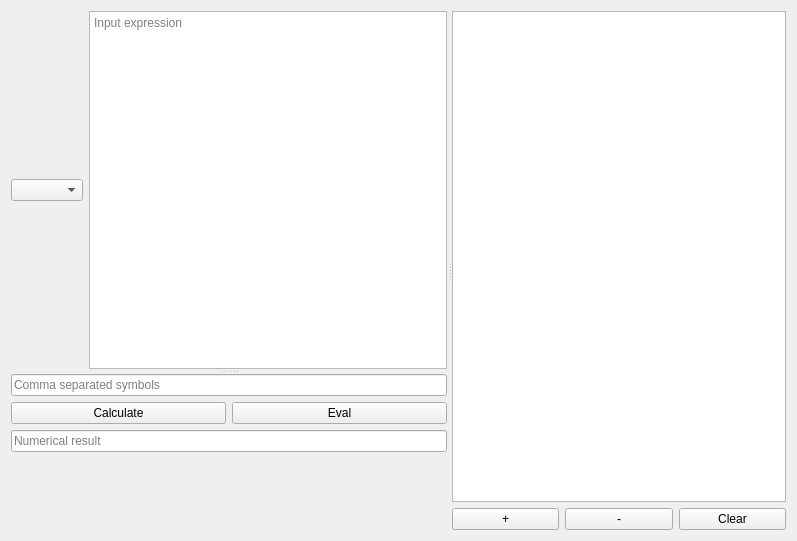
<?xml version="1.0" encoding="UTF-8"?>
<ui version="4.0">
 <class>MainWindowContent</class>
 <widget class="QFrame" name="MainWindowContent">
  <property name="geometry">
   <rect>
    <x>0</x>
    <y>0</y>
    <width>797</width>
    <height>541</height>
   </rect>
  </property>
  <layout class="QGridLayout" name="gridLayout_2">
   <item row="0" column="0">
    <widget class="QSplitter" name="splitter">
     <property name="orientation">
      <enum>Qt::Horizontal</enum>
     </property>
     <property name="handleWidth">
      <number>5</number>
     </property>
     <widget class="QSplitter" name="splitter_2">
      <property name="orientation">
       <enum>Qt::Vertical</enum>
      </property>
      <property name="handleWidth">
       <number>5</number>
      </property>
      <widget class="QWidget" name="upholder" native="true">
       <layout class="QGridLayout" name="gridLayout">
        <item row="0" column="0">
         <layout class="QHBoxLayout" name="horizontalLayout">
          <item>
           <widget class="QComboBox" name="typeBox"/>
          </item>
          <item>
           <widget class="QTextEdit" name="input">
            <property name="placeholderText">
             <string>Input expression</string>
            </property>
           </widget>
          </item>
         </layout>
        </item>
       </layout>
      </widget>
      <widget class="QWidget" name="downholder" native="true">
       <layout class="QVBoxLayout" name="verticalLayout">
        <item>
         <widget class="QLineEdit" name="symInput">
          <property name="placeholderText">
           <string>Comma separated symbols</string>
          </property>
         </widget>
        </item>
        <item>
         <layout class="QHBoxLayout" name="horizontalLayout_2">
          <item>
           <widget class="QPushButton" name="calcButton">
            <property name="text">
             <string>Calculate</string>
            </property>
           </widget>
          </item>
          <item>
           <widget class="QPushButton" name="evalButton">
            <property name="text">
             <string>Eval</string>
            </property>
           </widget>
          </item>
         </layout>
        </item>
        <item>
         <widget class="QLineEdit" name="result">
          <property name="placeholderText">
           <string>Numerical result</string>
          </property>
         </widget>
        </item>
        <item>
         <layout class="QHBoxLayout" name="horizontalLayout_4">
          <item>
           <widget class="ExprView" name="preview" />
          </item>
          <item>
           <widget class="ExprView" name="final" />
          </item>
         </layout>
        </item>
       </layout>
      </widget>
     </widget>
     <widget class="QWidget" name="rightHolder" native="true">
      <layout class="QVBoxLayout" name="verticalLayout_2">
       <item>
        <widget class="QTableView" name="values"/>
       </item>
       <item>
        <layout class="QHBoxLayout" name="horizontalLayout_3">
         <item>
          <widget class="QPushButton" name="addRowButton">
           <property name="text">
            <string>+</string>
           </property>
          </widget>
         </item>
         <item>
          <widget class="QPushButton" name="removeRowButton">
           <property name="text">
            <string>-</string>
           </property>
          </widget>
         </item>
         <item>
          <widget class="QPushButton" name="clearButton">
           <property name="text">
            <string>Clear</string>
           </property>
          </widget>
         </item>
        </layout>
       </item>
      </layout>
     </widget>
    </widget>
   </item>
  </layout>
 </widget>
 <customwidgets>
  <customwidget>
   <class>ExprView</class>
   <extends>QStackedWidget</extends>
   <header>exprview.h</header>
   <container>1</container>
  </customwidget>
 </customwidgets>
 <resources/>
 <connections/>
</ui>
